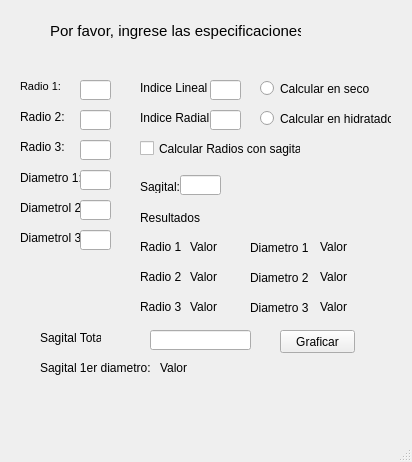
<?xml version="1.0" encoding="UTF-8"?>
<ui version="4.0">
 <class>MainWindow</class>
 <widget class="QMainWindow" name="MainWindow">
  <property name="geometry">
   <rect>
    <x>0</x>
    <y>0</y>
    <width>412</width>
    <height>462</height>
   </rect>
  </property>
  <property name="windowTitle">
   <string>Graficador de Lentes Diaz</string>
  </property>
  <widget class="QWidget" name="centralwidget">
   <widget class="QLabel" name="label">
    <property name="geometry">
     <rect>
      <x>50</x>
      <y>10</y>
      <width>251</width>
      <height>41</height>
     </rect>
    </property>
    <property name="font">
     <font>
      <pointsize>11</pointsize>
     </font>
    </property>
    <property name="text">
     <string>Por favor, ingrese las especificaciones</string>
    </property>
   </widget>
   <widget class="QLabel" name="label_2">
    <property name="geometry">
     <rect>
      <x>20</x>
      <y>80</y>
      <width>47</width>
      <height>13</height>
     </rect>
    </property>
    <property name="font">
     <font>
      <pointsize>8</pointsize>
     </font>
    </property>
    <property name="text">
     <string>Radio 1:</string>
    </property>
   </widget>
   <widget class="QLabel" name="label_3">
    <property name="geometry">
     <rect>
      <x>20</x>
      <y>110</y>
      <width>47</width>
      <height>13</height>
     </rect>
    </property>
    <property name="text">
     <string>Radio 2:</string>
    </property>
   </widget>
   <widget class="QLabel" name="label_4">
    <property name="geometry">
     <rect>
      <x>20</x>
      <y>140</y>
      <width>47</width>
      <height>13</height>
     </rect>
    </property>
    <property name="text">
     <string>Radio 3:</string>
    </property>
   </widget>
   <widget class="QLabel" name="label_5">
    <property name="geometry">
     <rect>
      <x>20</x>
      <y>170</y>
      <width>61</width>
      <height>16</height>
     </rect>
    </property>
    <property name="text">
     <string>Diametro 1:</string>
    </property>
   </widget>
   <widget class="QLabel" name="label_6">
    <property name="geometry">
     <rect>
      <x>20</x>
      <y>200</y>
      <width>61</width>
      <height>16</height>
     </rect>
    </property>
    <property name="text">
     <string>Diametrol 2:</string>
    </property>
   </widget>
   <widget class="QLabel" name="label_7">
    <property name="geometry">
     <rect>
      <x>20</x>
      <y>230</y>
      <width>61</width>
      <height>16</height>
     </rect>
    </property>
    <property name="text">
     <string>Diametrol 3:</string>
    </property>
   </widget>
   <widget class="QLineEdit" name="rad1LineEdit">
    <property name="geometry">
     <rect>
      <x>80</x>
      <y>80</y>
      <width>31</width>
      <height>20</height>
     </rect>
    </property>
   </widget>
   <widget class="QLineEdit" name="rad2LineEdit">
    <property name="geometry">
     <rect>
      <x>80</x>
      <y>110</y>
      <width>31</width>
      <height>20</height>
     </rect>
    </property>
   </widget>
   <widget class="QLineEdit" name="rad3LineEdit">
    <property name="geometry">
     <rect>
      <x>80</x>
      <y>140</y>
      <width>31</width>
      <height>20</height>
     </rect>
    </property>
   </widget>
   <widget class="QLineEdit" name="diam1LineEdit">
    <property name="geometry">
     <rect>
      <x>80</x>
      <y>170</y>
      <width>31</width>
      <height>20</height>
     </rect>
    </property>
   </widget>
   <widget class="QLineEdit" name="diam2LineEdit">
    <property name="geometry">
     <rect>
      <x>80</x>
      <y>200</y>
      <width>31</width>
      <height>20</height>
     </rect>
    </property>
   </widget>
   <widget class="QLineEdit" name="diam3LineEdit">
    <property name="geometry">
     <rect>
      <x>80</x>
      <y>230</y>
      <width>31</width>
      <height>20</height>
     </rect>
    </property>
   </widget>
   <widget class="QPushButton" name="pushButton">
    <property name="geometry">
     <rect>
      <x>280</x>
      <y>330</y>
      <width>75</width>
      <height>23</height>
     </rect>
    </property>
    <property name="text">
     <string>Graficar</string>
    </property>
   </widget>
   <widget class="QLabel" name="label_8">
    <property name="geometry">
     <rect>
      <x>160</x>
      <y>380</y>
      <width>61</width>
      <height>31</height>
     </rect>
    </property>
    <property name="text">
     <string/>
    </property>
    <property name="pixmap">
     <pixmap>logo.png</pixmap>
    </property>
    <property name="scaledContents">
     <bool>true</bool>
    </property>
   </widget>
   <widget class="QLabel" name="label_9">
    <property name="geometry">
     <rect>
      <x>40</x>
      <y>330</y>
      <width>61</width>
      <height>16</height>
     </rect>
    </property>
    <property name="text">
     <string>Sagital Total:</string>
    </property>
   </widget>
   <widget class="QLabel" name="label_10">
    <property name="geometry">
     <rect>
      <x>40</x>
      <y>360</y>
      <width>111</width>
      <height>16</height>
     </rect>
    </property>
    <property name="text">
     <string>Sagital 1er diametro:</string>
    </property>
   </widget>
   <widget class="QLineEdit" name="sagTotLineEdit">
    <property name="geometry">
     <rect>
      <x>150</x>
      <y>330</y>
      <width>101</width>
      <height>20</height>
     </rect>
    </property>
   </widget>
   <widget class="QLabel" name="label_11">
    <property name="geometry">
     <rect>
      <x>140</x>
      <y>80</y>
      <width>71</width>
      <height>16</height>
     </rect>
    </property>
    <property name="text">
     <string>Indice Lineal</string>
    </property>
   </widget>
   <widget class="QLabel" name="label_12">
    <property name="geometry">
     <rect>
      <x>140</x>
      <y>110</y>
      <width>71</width>
      <height>16</height>
     </rect>
    </property>
    <property name="text">
     <string>Indice Radial</string>
    </property>
   </widget>
   <widget class="QLineEdit" name="linealIndexLineEdit">
    <property name="geometry">
     <rect>
      <x>210</x>
      <y>80</y>
      <width>31</width>
      <height>20</height>
     </rect>
    </property>
   </widget>
   <widget class="QLineEdit" name="radialIndexLineEdit">
    <property name="geometry">
     <rect>
      <x>210</x>
      <y>110</y>
      <width>31</width>
      <height>20</height>
     </rect>
    </property>
   </widget>
   <widget class="QLabel" name="label_13">
    <property name="geometry">
     <rect>
      <x>140</x>
      <y>210</y>
      <width>61</width>
      <height>16</height>
     </rect>
    </property>
    <property name="text">
     <string>Resultados</string>
    </property>
   </widget>
   <widget class="QRadioButton" name="dryBut">
    <property name="geometry">
     <rect>
      <x>260</x>
      <y>80</y>
      <width>121</width>
      <height>17</height>
     </rect>
    </property>
    <property name="text">
     <string>Calcular en seco</string>
    </property>
   </widget>
   <widget class="QRadioButton" name="moistBut">
    <property name="geometry">
     <rect>
      <x>260</x>
      <y>110</y>
      <width>131</width>
      <height>17</height>
     </rect>
    </property>
    <property name="text">
     <string>Calcular en hidratado</string>
    </property>
   </widget>
   <widget class="QLabel" name="label_14">
    <property name="geometry">
     <rect>
      <x>140</x>
      <y>240</y>
      <width>47</width>
      <height>13</height>
     </rect>
    </property>
    <property name="text">
     <string>Radio 1</string>
    </property>
   </widget>
   <widget class="QLabel" name="label_15">
    <property name="geometry">
     <rect>
      <x>140</x>
      <y>270</y>
      <width>47</width>
      <height>13</height>
     </rect>
    </property>
    <property name="text">
     <string>Radio 2</string>
    </property>
   </widget>
   <widget class="QLabel" name="label_16">
    <property name="geometry">
     <rect>
      <x>140</x>
      <y>300</y>
      <width>47</width>
      <height>13</height>
     </rect>
    </property>
    <property name="text">
     <string>Radio 3</string>
    </property>
   </widget>
   <widget class="QLabel" name="label_17">
    <property name="geometry">
     <rect>
      <x>250</x>
      <y>240</y>
      <width>61</width>
      <height>16</height>
     </rect>
    </property>
    <property name="text">
     <string>Diametro 1</string>
    </property>
   </widget>
   <widget class="QLabel" name="label_18">
    <property name="geometry">
     <rect>
      <x>250</x>
      <y>270</y>
      <width>61</width>
      <height>16</height>
     </rect>
    </property>
    <property name="text">
     <string>Diametro 2</string>
    </property>
   </widget>
   <widget class="QLabel" name="label_19">
    <property name="geometry">
     <rect>
      <x>250</x>
      <y>300</y>
      <width>61</width>
      <height>16</height>
     </rect>
    </property>
    <property name="text">
     <string>Diametro 3</string>
    </property>
   </widget>
   <widget class="QLabel" name="rad1ans">
    <property name="geometry">
     <rect>
      <x>190</x>
      <y>240</y>
      <width>47</width>
      <height>13</height>
     </rect>
    </property>
    <property name="text">
     <string>Valor</string>
    </property>
   </widget>
   <widget class="QLabel" name="rad2ans">
    <property name="geometry">
     <rect>
      <x>190</x>
      <y>270</y>
      <width>47</width>
      <height>13</height>
     </rect>
    </property>
    <property name="text">
     <string>Valor</string>
    </property>
   </widget>
   <widget class="QLabel" name="rad3ans">
    <property name="geometry">
     <rect>
      <x>190</x>
      <y>300</y>
      <width>47</width>
      <height>13</height>
     </rect>
    </property>
    <property name="text">
     <string>Valor</string>
    </property>
   </widget>
   <widget class="QLabel" name="diam1Ans">
    <property name="geometry">
     <rect>
      <x>320</x>
      <y>240</y>
      <width>47</width>
      <height>13</height>
     </rect>
    </property>
    <property name="text">
     <string>Valor</string>
    </property>
   </widget>
   <widget class="QLabel" name="diam2Ans">
    <property name="geometry">
     <rect>
      <x>320</x>
      <y>270</y>
      <width>47</width>
      <height>13</height>
     </rect>
    </property>
    <property name="text">
     <string>Valor</string>
    </property>
   </widget>
   <widget class="QLabel" name="diam3Ans">
    <property name="geometry">
     <rect>
      <x>320</x>
      <y>300</y>
      <width>47</width>
      <height>13</height>
     </rect>
    </property>
    <property name="text">
     <string>Valor</string>
    </property>
   </widget>
   <widget class="QLabel" name="sag1LineEdit">
    <property name="geometry">
     <rect>
      <x>160</x>
      <y>360</y>
      <width>31</width>
      <height>16</height>
     </rect>
    </property>
    <property name="text">
     <string>Valor</string>
    </property>
   </widget>
   <widget class="QCheckBox" name="calcRad">
    <property name="geometry">
     <rect>
      <x>140</x>
      <y>140</y>
      <width>161</width>
      <height>17</height>
     </rect>
    </property>
    <property name="text">
     <string>Calcular Radios con sagital</string>
    </property>
   </widget>
   <widget class="QLabel" name="label_20">
    <property name="geometry">
     <rect>
      <x>140</x>
      <y>180</y>
      <width>47</width>
      <height>13</height>
     </rect>
    </property>
    <property name="text">
     <string>Sagital:</string>
    </property>
   </widget>
   <widget class="QLineEdit" name="sagInput">
    <property name="geometry">
     <rect>
      <x>180</x>
      <y>175</y>
      <width>41</width>
      <height>20</height>
     </rect>
    </property>
   </widget>
  </widget>
  <widget class="QMenuBar" name="menubar">
   <property name="geometry">
    <rect>
     <x>0</x>
     <y>0</y>
     <width>412</width>
     <height>21</height>
    </rect>
   </property>
  </widget>
  <widget class="QStatusBar" name="statusbar"/>
 </widget>
 <resources/>
 <connections/>
</ui>
